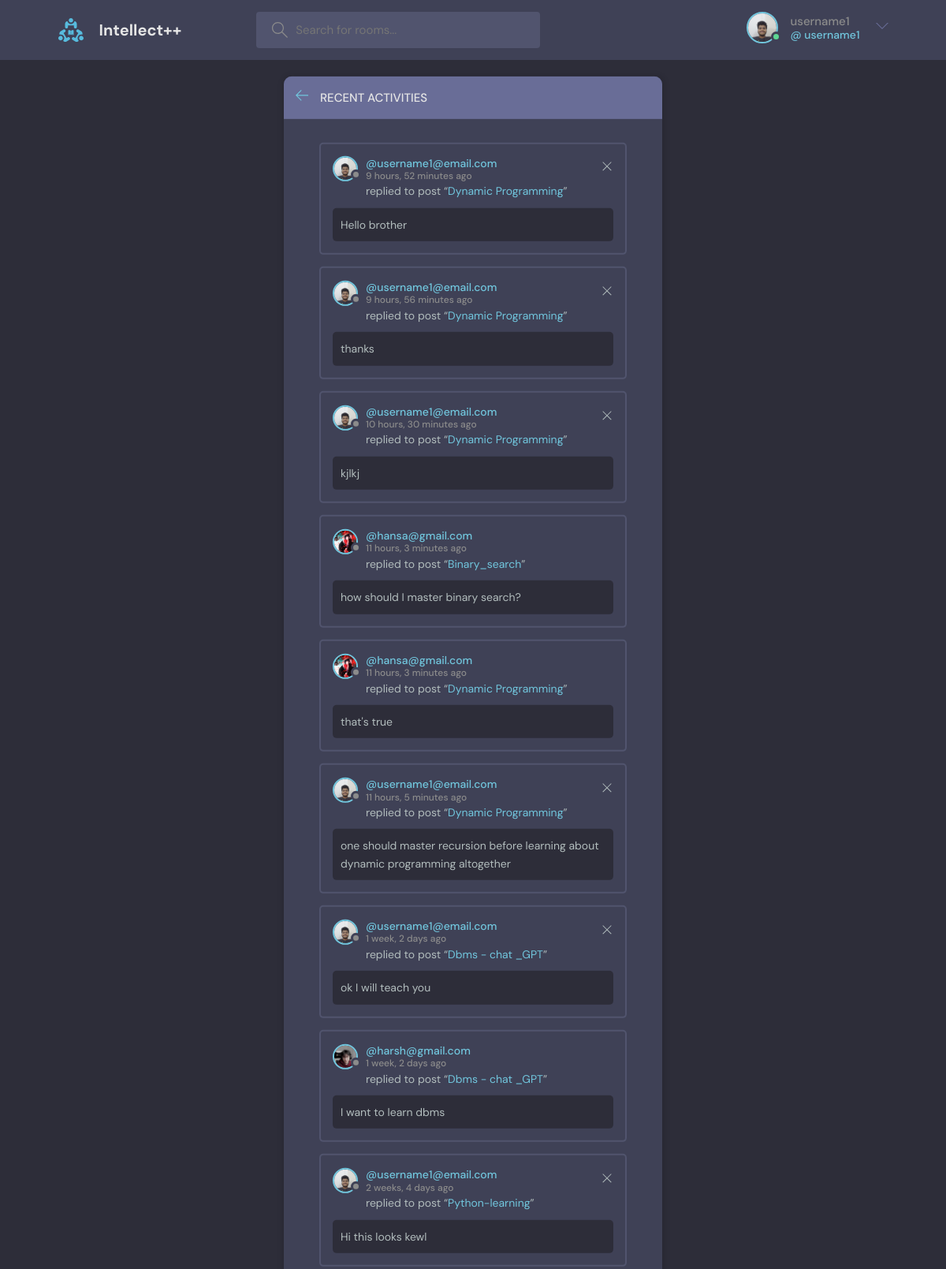
/activity/ (signed in), run on the app's committed database.
### base/models.py (models this page shows, shortened)
class User(AbstractUser):
    name = models.CharField(max_length=200 , null = True)
    email = models.EmailField(unique = True , null = True)
    bio = models.TextField(null=True)
    avatar = models.ImageField(null= True, default= "avatar.svg")
    USERNAME_FIELD= 'email'
    REQUIRED_FIELDS =[]

class Message(models.Model):
    user = models.ForeignKey(User , on_delete = models.CASCADE)
    room = models.ForeignKey(Room, on_delete=models.CASCADE)
    body = models.TextField(null = True , blank = True)
    updated = models.DateTimeField(auto_now=True)
    created = models.DateTimeField(auto_now_add=True)
    class Meta:
        ordering = ['-updated', '-created']

class Room(models.Model):
    hosts = models.ForeignKey(User , on_delete=models.SET_NULL, null = True)
    topic = models.ForeignKey('Topic' , on_delete=models.SET_NULL, null = True)
    name = models.CharField(max_length=20)
    description = models.TextField(null = True , blank = True)
    participants = models.ManyToManyField(User , related_name ='participants' , blank = True)
    updated = models.DateTimeField(auto_now=True)
    created = models.DateTimeField(auto_now_add=True)
    class Meta:
        ordering = ['-updated', '-created']
    def __str__(self):
        return self.name

### base/views.py (the view)
# urls.py: path('activity/' , views.activityPage, name = "activity")
def activityPage(request):
    room_messages = Message.objects.all()
    context = {'room_messages' : room_messages  }
    return render(request, 'base/activity.html' , context)

### base/templates/base/activity.html
{% extends 'main.html' %}
{% block content %}
    <main class="layout">
      <div class="container">
        <div class="layout__box">
          <div class="layout__boxHeader">
            <div class="layout__boxTitle">
              <a href="{{request.META.HTTP_REFERER}}">
                <svg version="1.1" xmlns="http://www.w3.org/2000/svg" width="32" height="32" viewBox="0 0 32 32">
                  <title>arrow-left</title>
                  <path
                    d="M13.723 2.286l-13.723 13.714 13.719 13.714 1.616-1.611-10.96-10.96h27.625v-2.286h-27.625l10.965-10.965-1.616-1.607z"
                  ></path>
                </svg>
              </a>
              <h3>Recent Activities</h3>
            </div>
          </div>
          <div class="activities-page layout__body">
            {% for message in room_messages %}
    <div class="activities__box">
      <div class="activities__boxHeader roomListRoom__header">
        <a href="{% url 'user-profile' message.user.id %}" class="roomListRoom__author">
          <div class="avatar avatar--small">
            <img src="{{message.user.avatar.url}}" />
          </div>
          <p>
            @{{message.user }}
            <span>{{message.created|timesince}} ago</span>
          </p>
        </a>
        {% if request.user == message.user %}
        <div class="roomListRoom__actions">
          <a href="{% url 'delete-message' message.id %}">
            <svg version="1.1" xmlns="http://www.w3.org/2000/svg" width="32" height="32" viewBox="0 0 32 32">
              <title>remove</title>
              <path
                d="M27.314 6.019l-1.333-1.333-9.98 9.981-9.981-9.981-1.333 1.333 9.981 9.981-9.981 9.98 1.333 1.333 9.981-9.98 9.98 9.98 1.333-1.333-9.98-9.98 9.98-9.981z"
              ></path>
            </svg>
          </a>
        </div>
        {% endif %}
      </div>
      <div class="activities__boxContent">
        <p>replied to post “<a href="{% url 'room' message.room.id %}">{{message.room}}</a>”</p>
        <div class="activities__boxRoomContent">
          {{message.body}}
        </div>
      </div>
    </div>
    {% endfor %}
          </div>
        </div>
      </div>
    </main>
{% endblock content %}

### templates/navbar.html (shortened to what this page needs)
{% load static %}
<header class="header header--loggedIn">
  <div class="container">
    <a href="{% url 'home' %}" class="header__logo">
      <img src="{% static 'images/logo.svg' %}" />
      <h1>Intellect++</h1>
    </a>
    <form class="header__search" method = "GET" action = "{% url 'home' %}">
      <label>
        <input name = "q" placeholder="Search for rooms..." />
      </label>
    </form>
    <nav class="header__menu">
      {% if request.user.is_authenticated %}
      <div class="header__user">
        <a href="{% url 'update-user' %}">
          <div class="avatar avatar--medium active">
            <img src="{{request.user.avatar.url}}" />
          </div>
          <p>{{request.user.username}} <span>@ {{request.user.username}}</span></p>
        </a>
        <button class="dropdown-button">
          <svg version="1.1" xmlns="http://www.w3.org/2000/svg" width="32" height="32" viewBox="0 0 32 32">
            <title>chevron-down</title>
            <path d="M16 21l-13-13h-3l16 16 16-16h-3l-13 13z"></path>
          </svg>
        </button>
      </div>
      {% else %}
      <a href="{% url 'login' %}">
        <img src="{% static 'images/avatar.svg' %}" />
        <p>Login</p>
      </a>
      {% endif %}
    </nav>
  </div>
</header>

### data on the page
User: user.avatar (picture), user.username "username1"
Message: user.avatar (picture), user "username1@email.com", created "9 hours, 52 minutes", room "Dynamic Programming", body "Hello brother"
Message: user.avatar (picture), user "username1@email.com", created "9 hours, 56 minutes", room "Dynamic Programming", body "thanks"
Message: user.avatar (picture), user "username1@email.com", created "10 hours, 30 minutes", room "Dynamic Programming", body "kjlkj"
Message: user.avatar (picture), user "hansa@gmail.com", created "11 hours, 3 minutes", room "Binary_search", body "how should I master binary search?"
Message: user.avatar (picture), user "hansa@gmail.com", created "11 hours, 3 minutes", room "Dynamic Programming", body "that's true"
Message: user.avatar (picture), user "username1@email.com", created "11 hours, 5 minutes", room "Dynamic Programming", body "one should master recursion before learning about dynamic programming altogether"
Message: user.avatar (picture), user "username1@email.com", created "1 week, 2 days", room "Dbms - chat _GPT", body "ok I will teach you"
Message: user.avatar (picture), user "harsh@gmail.com", created "1 week, 2 days", room "Dbms - chat _GPT", body "I want to learn dbms"
Message: user.avatar (picture), user "username1@email.com", created "2 weeks, 4 days", room "Python-learning", body "Hi this looks kewl"
